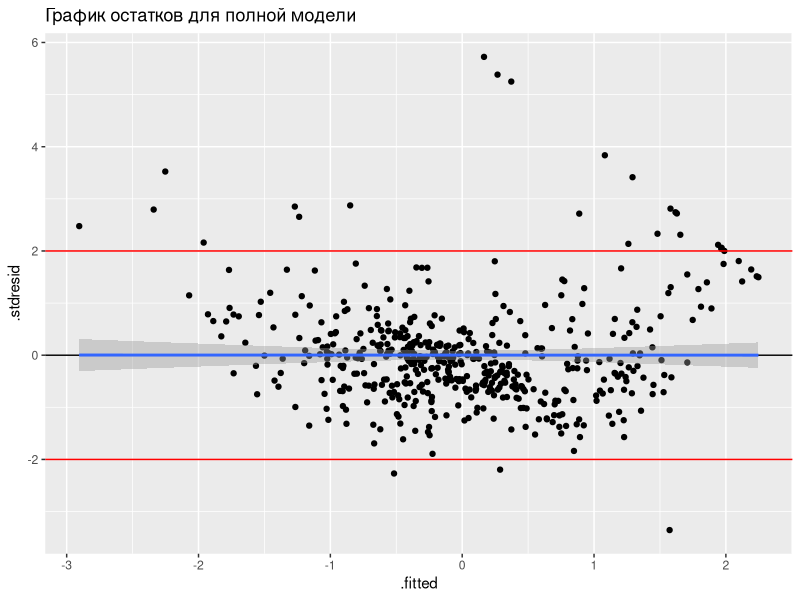
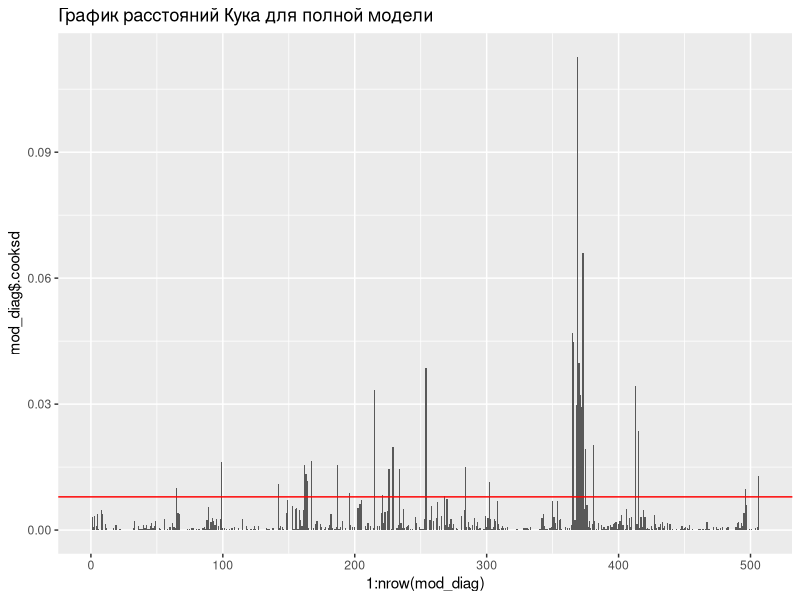
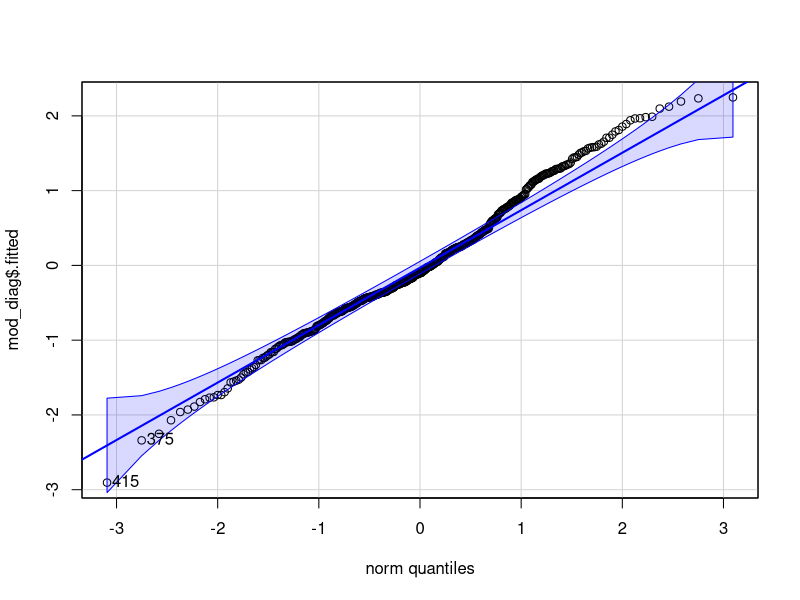
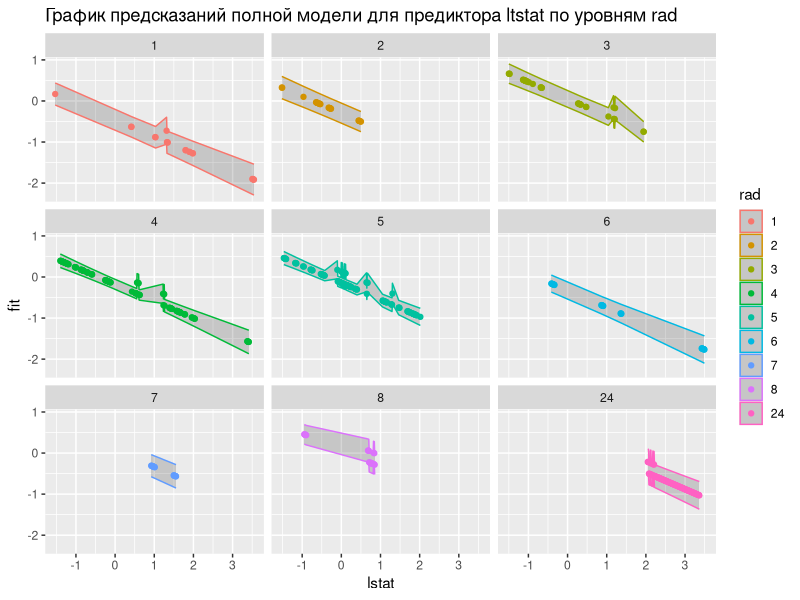
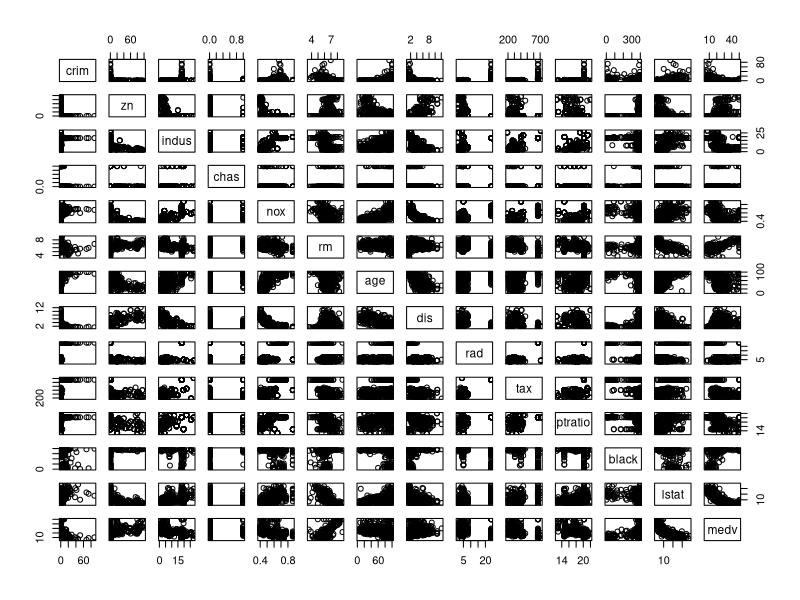
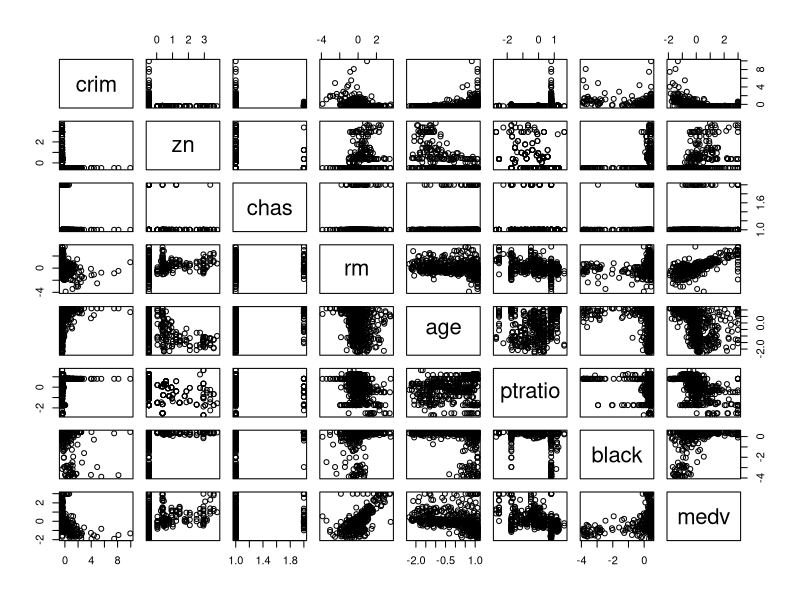
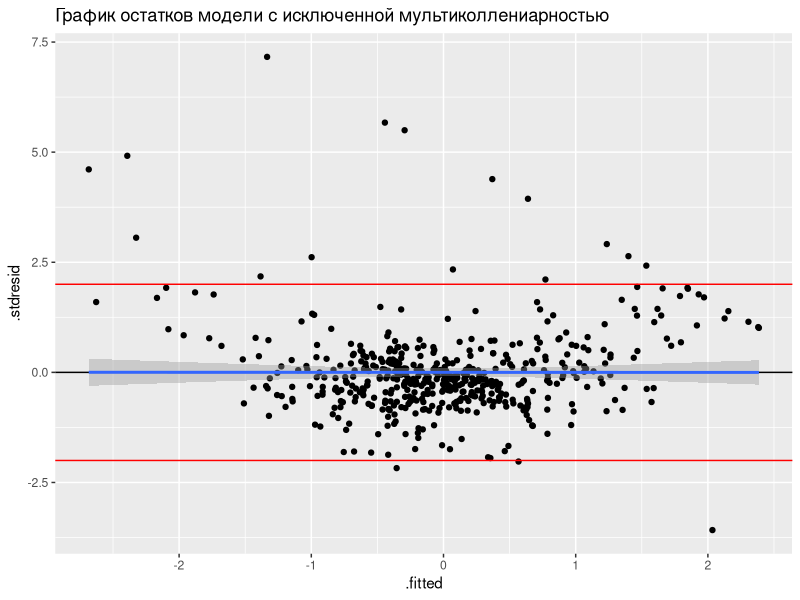
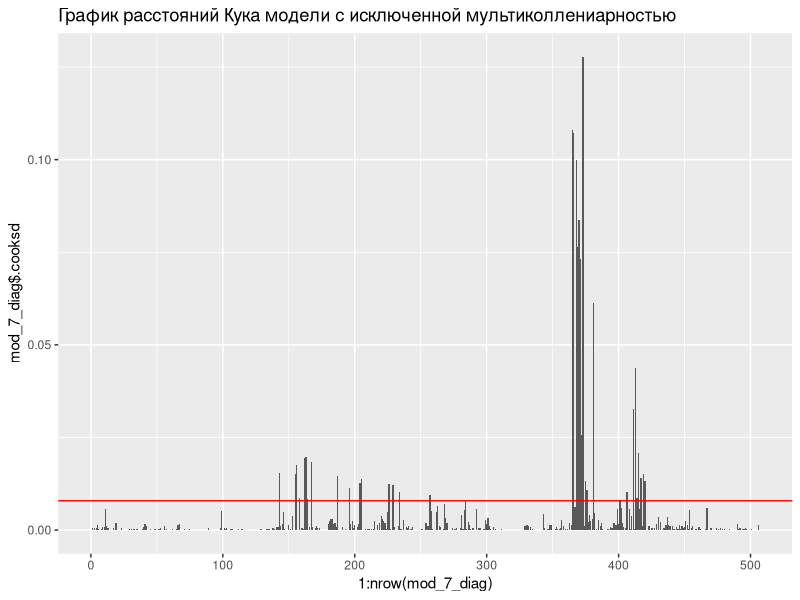

R code for these plots, in order:
## ---- chunk 1
knitr::opts_chunk$set(echo = TRUE)
library(MASS)
library(ggplot2)
library(car)
library(gridExtra)
library(dplyr)
## ---- chunk 2
data <- Boston
str(data)
## ---- chunk 3
data_scale <- as.data.frame(sapply(data, scale))
data_scale$chas <- as.factor(data$chas)
data_scale$rad <- as.factor(data$rad)
## ---- chunk 4
mod_scale <- lm(medv ~ ., data = data_scale)
summary(mod_scale)
## ---- chunk 5
mod_diag <- fortify(mod_scale)
head(mod_diag)
## ---- chunk 6
durbinWatsonTest(mod_scale)
## ---- chunk 7
gg_resid <- ggplot(data = mod_diag, aes(x = .fitted, y = .stdresid)) + 
  geom_point() + 
  geom_hline(yintercept = 0)+
  geom_smooth(method = "lm") +
  geom_hline(yintercept = 2, color = "red") +
  geom_hline(yintercept = -2, color = "red") +
  ggtitle("График остатков для полной модели")

gg_resid  
## ---- chunk 8
ggplot(, aes(x = 1:nrow(mod_diag), y = mod_diag$.cooksd)) + 
  geom_bar(stat = "identity")+ 
  geom_hline(yintercept = 4/nrow(data_scale), color = "red")+ 
  ggtitle("График расстояний Кука для полной модели")
## ---- chunk 9
qqPlot(mod_diag$.fitted)
## ---- chunk 10
summary(mod_scale)
## ---- chunk 11
MyData <- data.frame(
    rad = data_scale$rad,
    chas = data_scale$chas,
    crim = mean(data_scale$crim),
     zn = mean(data_scale$zn),
     nox = mean(data_scale$nox),
     rm = mean(data_scale$rm),
     age = mean(data_scale$age),
     dis = mean(data_scale$dis),
     tax = mean(data_scale$tax),
     ptratio = mean(data_scale$ptratio),
     black = mean(data_scale$black),
     lstat = seq(min(data_scale$lstat), max(data_scale$lstat),length.out = nrow(data_scale)),
     indus = mean(data_scale$indus))
Predictions <- predict(mod_scale, newdata = MyData,  interval = 'confidence')
data_predicted <- data.frame(MyData, Predictions)
## ---- chunk 12
graph_of_predict <- ggplot(data_predicted, aes(x = lstat, y = fit, color = rad)) +
  geom_ribbon(alpha = 0.2, aes(ymin = lwr, ymax = upr)) +
  geom_point() + 
  ggtitle("График предсказаний полной модели для предиктора ltstat по уровням rad")+
  facet_wrap(~rad)
graph_of_predict
## ---- chunk 13
plot(data)
## ---- chunk 14
mod_full <- lm(medv ~ ., data = data_scale)
vif(mod_full)
## ---- chunk 15
data_scale$chas <- as.numeric(data_scale$chas)
data_scale$rad <- as.numeric(data_scale$rad)
mod_full_without_factors <- lm(medv ~ ., data = data_scale)
vif(mod_full_without_factors)
data$chas <- as.factor(data$chas)
## ---- chunk 16
mod_2 <- update(mod_scale, .~. - rad)
vif(mod_2)
## ---- chunk 17
mod_3 <- update(mod_2, .~. - nox)
vif(mod_3)
## ---- chunk 18
mod_4 <- update(mod_3, .~. - dis)
vif(mod_4)
## ---- chunk 19
mod_5 <- update(mod_4, .~. - indus)
vif(mod_5)
## ---- chunk 20
mod_6 <- update(mod_5, .~. - lstat)
vif(mod_6)
## ---- chunk 21
mod_7 <- update(mod_6, .~. - tax)
vif(mod_7)
## ---- chunk 22
data_without_multi <- data_scale[,-c(3, 5, 8, 9, 10, 13)]
plot(data_without_multi)
## ---- chunk 23
summary(mod_7)
## ---- chunk 24
mod_7_diag <- data.frame(fortify(mod_7), data_scale[,c(3, 5, 8, 9, 10, 13)])

gg_resid <- ggplot(data = mod_7_diag, aes(x = .fitted, y = .stdresid)) + 
  geom_point() + 
  geom_hline(yintercept = 0)+
  geom_smooth(method = "lm") +
  geom_hline(yintercept = 2, color = "red") +
  geom_hline(yintercept = -2, color = "red") +
  ggtitle("График остатков модели с исключенной мультиколлениарностью")

gg_resid  
## ---- chunk 25
ggplot(, aes(x = 1:nrow(mod_7_diag), y = mod_7_diag$.cooksd)) + 
  geom_bar(stat = "identity")+ 
  geom_hline(yintercept = 4/nrow(data_without_multi), color = "red")+ 
  ggtitle("График расстояний Кука модели с исключенной мультиколлениарностью")
## ---- chunk 26
qqPlot(mod_7_diag$.fitted)
## ---- chunk 27
drop1(mod_7, test = "F")
## ---- chunk 28
mod_8 <- update(mod_7, .~. - zn)
drop1(mod_8, test = "F")
## ---- chunk 29
summary(mod_8)
## ---- chunk 30

mod_8_diag <- data.frame(fortify(mod_8), data_scale[,c(2, 3, 5, 8, 9, 10, 13)])

gg_resid <- ggplot(data = mod_8_diag, aes(x = .fitted, y = .stdresid)) + 
  geom_point() + 
  geom_hline(yintercept = 0)+
  geom_smooth(method = "lm") +
  geom_hline(yintercept = 2, color = "red") +
  geom_hline(yintercept = -2, color = "red") +
  ggtitle("График остатков оптимизированной модели")

gg_resid 
## ---- chunk 31
ggplot(, aes(x = 1:nrow(mod_8_diag), y = mod_8_diag$.cooksd)) + 
  geom_bar(stat = "identity")+ 
  geom_hline(yintercept = 4/nrow(data_scale), color = "red")+ 
  ggtitle("График расстояний Кука оптимизированной модели")
## ---- chunk 32
qqPlot(mod_8_diag$.fitted)
## ---- chunk 33
res_1 <- gg_resid + aes(x = data_scale$rad) + ggtitle("Остатки с учетом rad")
res_2 <- gg_resid + aes(x = data_scale$nox) + ggtitle("Остатки с учетом nox")
res_3 <- gg_resid + aes(x = data_scale$dis) + ggtitle("Остатки с учетом dis")
res_4 <- gg_resid + aes(x = data_scale$indus) + ggtitle("Остатки с учетом indus")
res_5 <- gg_resid + aes(x = data_scale$lstat) + ggtitle("Остатки с учетом lstat")
res_6 <- gg_resid + aes(x = data_scale$tax) + ggtitle("Остатки с учетом tax")
grid.arrange(res_1, res_2, res_3, res_4,res_5, res_6,nrow = 2)
## ---- chunk 34
mod_8_1 <- update(mod_8, .~. + dis + lstat)
summary(mod_8_1)
## ---- chunk 35
drop1(mod_8_1, test = "F")
## ---- chunk 36
mod_8_1.1<-update(mod_8_1, .~. - crim)
summary(mod_8_1.1)
## ---- chunk 37
mod_8_1.2<-update(mod_8_1, .~. - age)
summary(mod_8_1.2)
## ---- chunk 38
mod_8_1.3<-update(mod_8_1, .~. - age - crim)
summary(mod_8_1.3)
## ---- chunk 39
mod_8_1.1_diag <- data.frame(fortify(mod_8_1.1), data_scale[,c(1, 2, 3, 5, 9, 10)])
mod_8_1.2_diag <- data.frame(fortify(mod_8_1.2), data_scale[,c(2, 3, 5, 7, 9, 10)])
mod_8_1.3_diag <- data.frame(fortify(mod_8_1.3), data_scale[,c(1, 2, 3, 5, 7, 9, 10)])

gg_resid_8_1.1 <- ggplot(data = mod_8_1.1_diag, aes(x = .fitted, y = .stdresid)) + 
  geom_point() + 
  geom_hline(yintercept = 0)+
  geom_smooth(method = "lm") +
  geom_hline(yintercept = 2, color = "red") +
  geom_hline(yintercept = -2, color = "red") +
  ggtitle("Остатки 8_1.1")

gg_resid_8_1.2 <- ggplot(data = mod_8_1.2_diag, aes(x = .fitted, y = .stdresid)) + 
  geom_point() + 
  geom_hline(yintercept = 0)+
  geom_smooth(method = "lm") +
  geom_hline(yintercept = 2, color = "red") +
  geom_hline(yintercept = -2, color = "red") +
  ggtitle("Остатки 8_1.2")

gg_resid_8_1.3 <- ggplot(data = mod_8_1.3_diag, aes(x = .fitted, y = .stdresid)) + 
  geom_point() + 
  geom_hline(yintercept = 0)+
  geom_smooth(method = "lm") +
  geom_hline(yintercept = 2, color = "red") +
  geom_hline(yintercept = -2, color = "red") +
  ggtitle("Остатки 8_1.3")

cook_8_1.1 <- ggplot(, aes(x = 1:nrow(mod_8_1.1_diag), y = mod_8_1.1_diag$.cooksd)) + 
  geom_bar(stat = "identity")+ 
  geom_hline(yintercept = 4/nrow(data_scale), color = "red")+ 
  ggtitle("Расстояния Кука 1.1")

cook_8_1.2 <- ggplot(, aes(x = 1:nrow(mod_8_1.2_diag), y = mod_8_1.2_diag$.cooksd)) + 
  geom_bar(stat = "identity")+ 
  geom_hline(yintercept = 4/nrow(data_scale), color = "red")+ 
  ggtitle("Расстояния Кука 1.2")

cook_8_1.3 <- ggplot(, aes(x = 1:nrow(mod_8_1.3_diag), y = mod_8_1.3_diag$.cooksd)) + 
  geom_bar(stat = "identity")+ 
  geom_hline(yintercept = 4/nrow(data_scale), color = "red")+ 
  ggtitle("Расстояния Кука 1.3")

grid.arrange(gg_resid_8_1.1, gg_resid_8_1.2, gg_resid_8_1.3, cook_8_1.1, cook_8_1.2, cook_8_1.3,nrow = 2)

## ---- chunk 40
qqPlot(mod_8_1.1_diag$.fitted)
## ---- chunk 41
durbinWatsonTest(mod_8_1.1)
## ---- chunk 42
summary(mod_8_1.1)
## ---- chunk 43
MyData_for_8_1.1 <- data.frame(
     chas = data_scale$chas,
     rm = mean(data_scale$rm),
     age = mean(data_scale$age),
     dis = mean(data_scale$dis),
     ptratio = mean(data_scale$ptratio),
     black = mean(data_scale$black),
     lstat = seq(min(data_scale$lstat), max(data_scale$lstat),length.out = nrow(data_scale)))
Predictions_for_8_1.1 <- predict(mod_8_1.1, newdata = MyData_for_8_1.1,  interval = 'confidence')
data_predicted_adj <- data.frame(MyData_for_8_1.1, Predictions_for_8_1.1)
## ---- chunk 44
Pl_predict_adj <- ggplot(data_predicted_adj, aes(x = lstat, y = fit)) +
  geom_ribbon(alpha = 0.2, aes(ymin = lwr, ymax = upr)) +
  geom_line() + 
  ggtitle("Предсказания на улучшенной модели")
Pl_predict_adj
